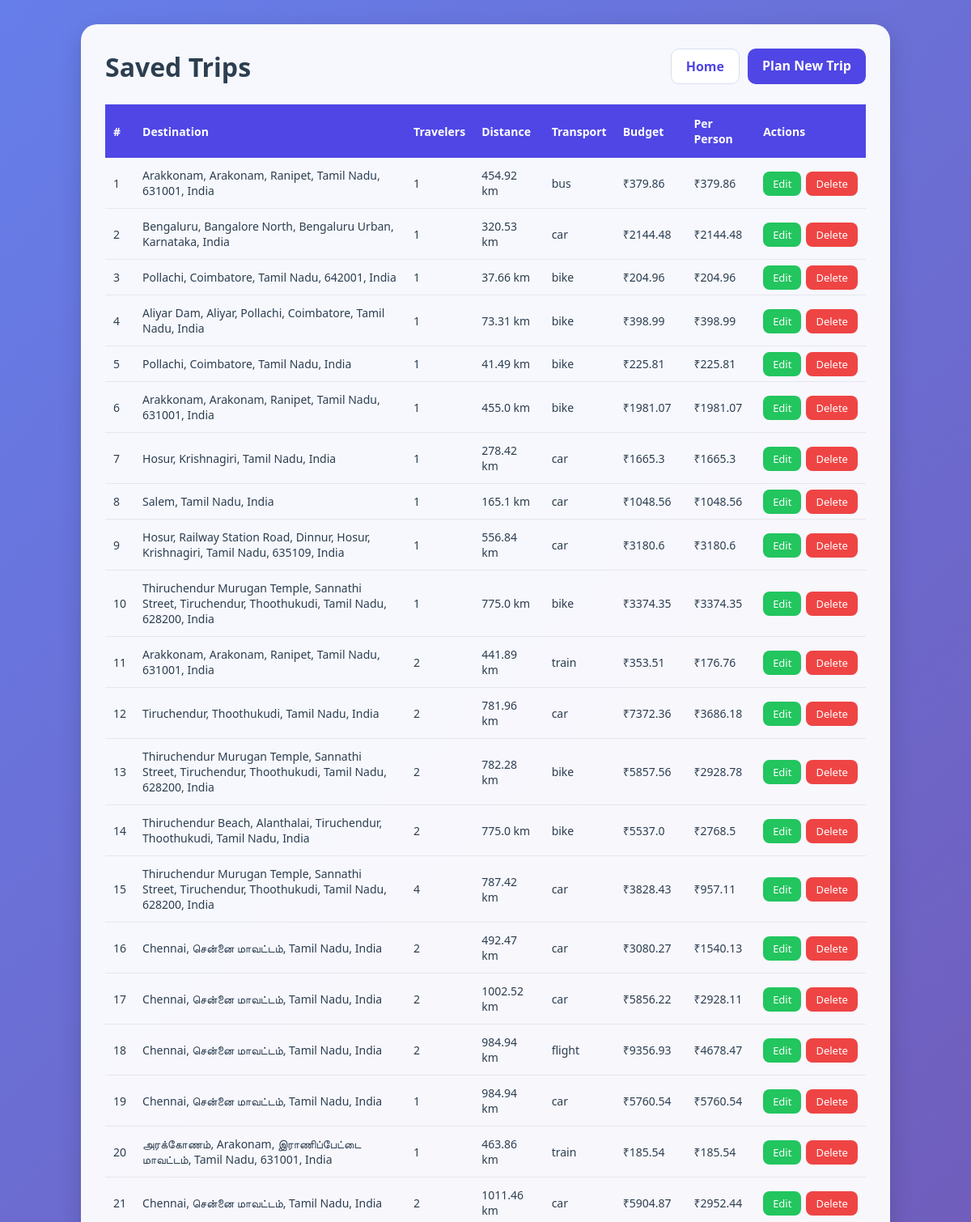
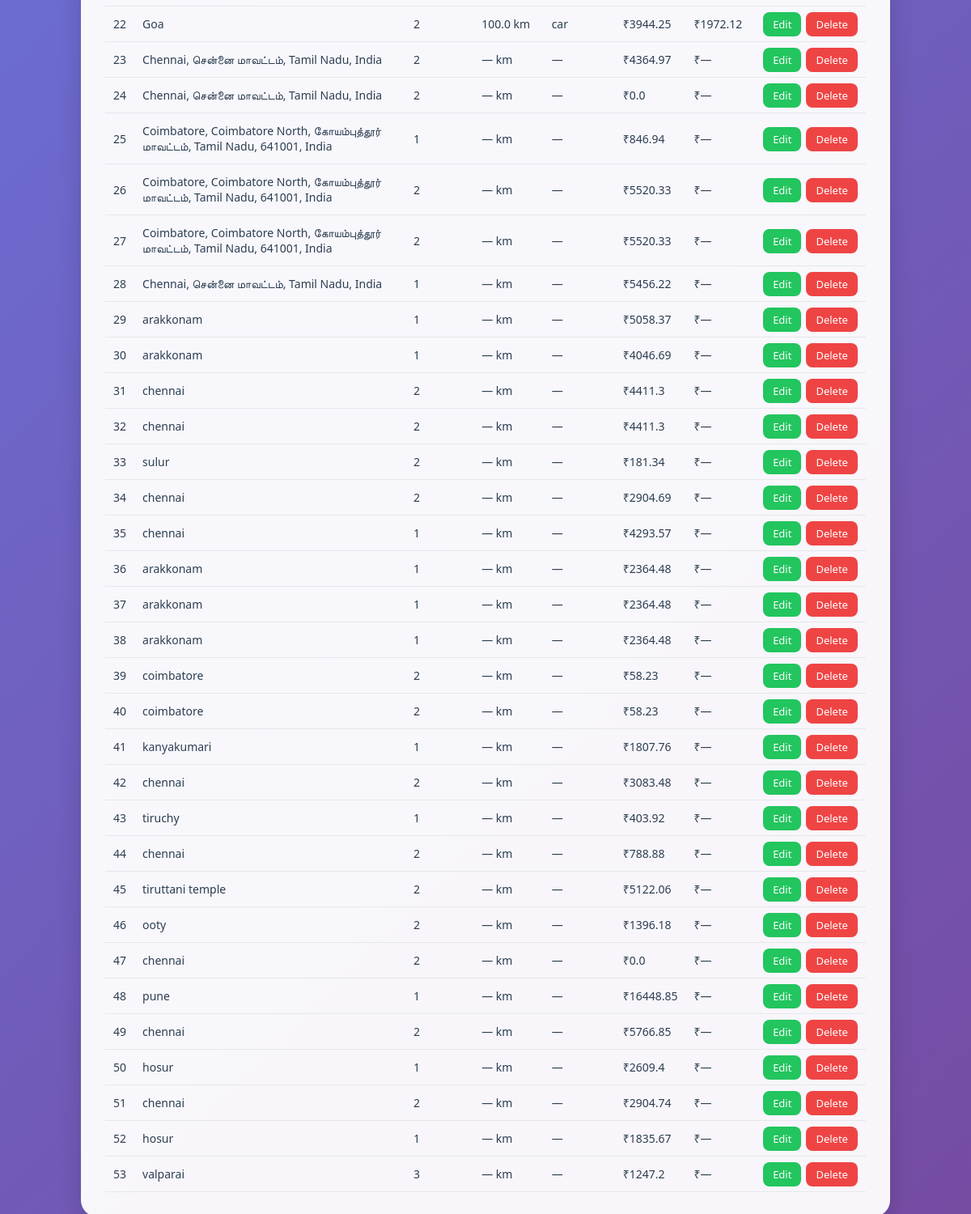
The page /trips on the database as committed earlier (2 pictures, top to bottom).
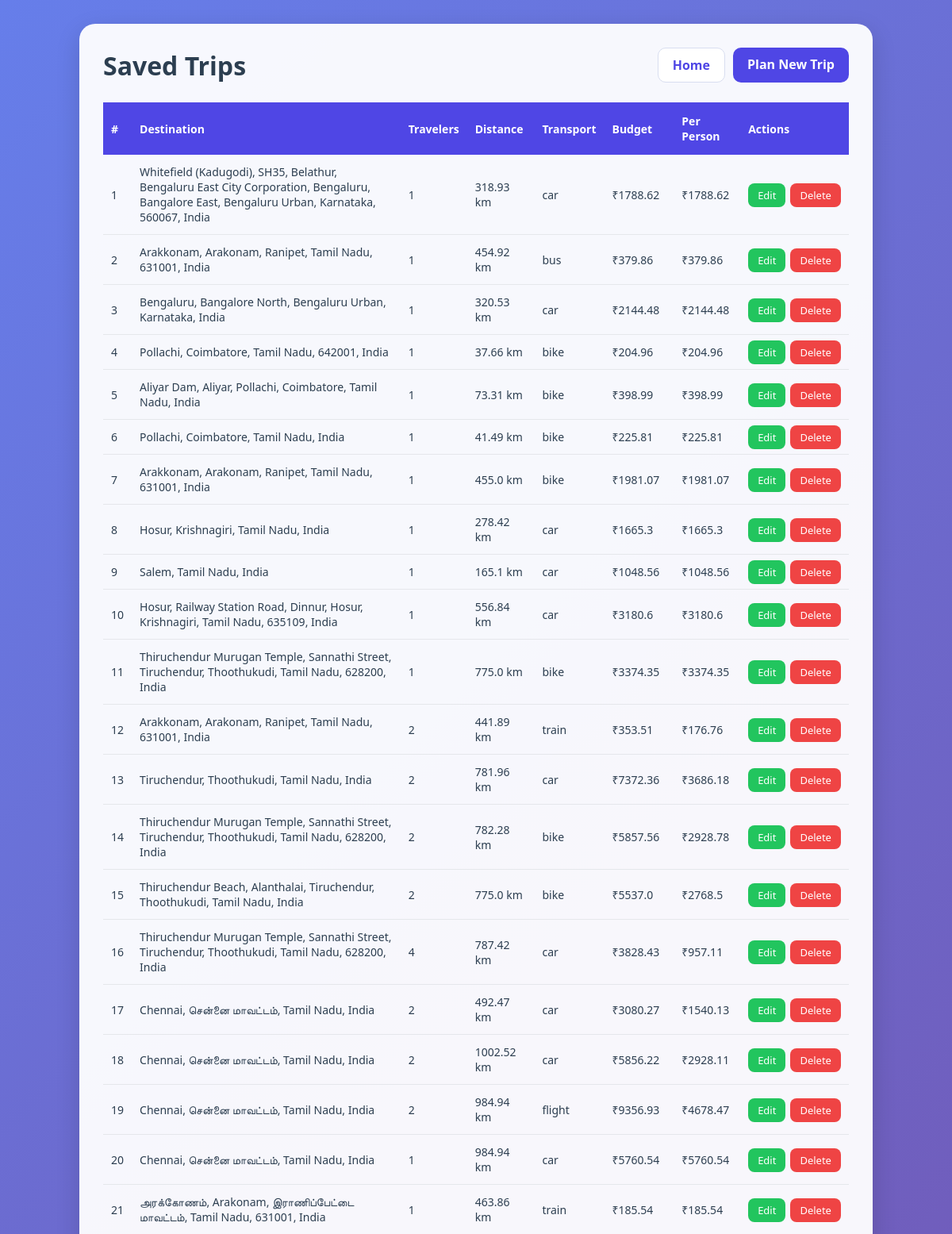
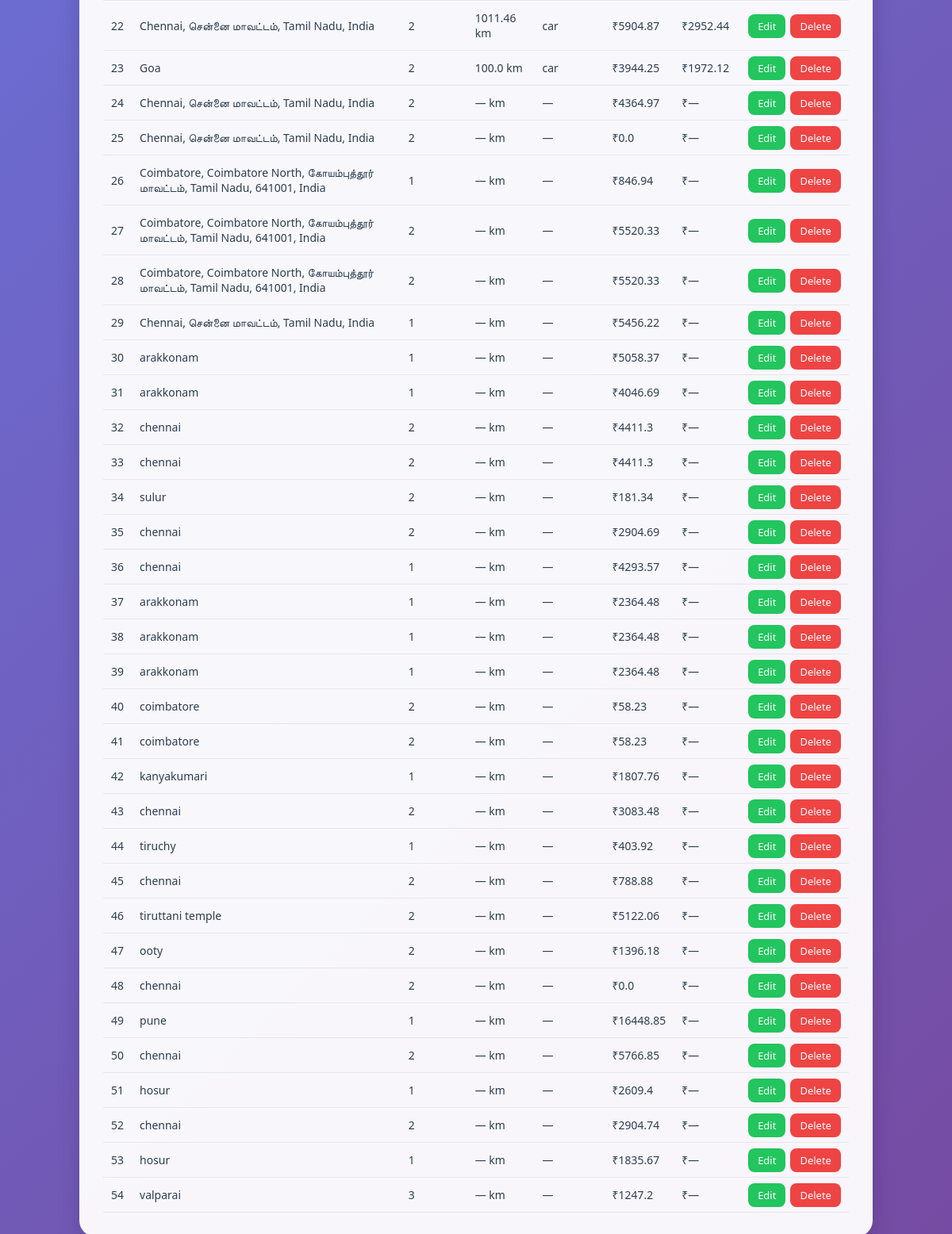
The same page on the database as committed later (2 pictures, top to bottom).
### tables this page shows
CREATE TABLE trips (
            id INTEGER PRIMARY KEY AUTOINCREMENT,
            destination TEXT,
            travelers INTEGER,
            total_distance REAL,
            transport_mode TEXT,
            transport_cost REAL,
            fuel_type TEXT,
            fuel_price REAL,
            fuel_cost REAL,
            food_cost REAL,
            room_cost REAL,
            toll_charges REAL,
            parking_fee REAL,
            vehicle_type TEXT,
            vehicle_rental_cost REAL,
            places_fee_total REAL,
            total_budget REAL,
            cost_per_person REAL
        );

### app.py (the view)
@app.route("/trips")
def trips():
    conn = get_db()
    rows = conn.execute(
        "SELECT * FROM trips ORDER BY id DESC"
    ).fetchall()
    conn.close()
    return render_template("trips.html", trips=rows)

### app.py (called while the page is built)
def get_db():
    conn = sqlite3.connect("travel_budget.db")
    conn.row_factory = sqlite3.Row
    return conn

### templates/trips.html (shortened to what this page needs)
<!DOCTYPE html>
<html lang="en">
<head>
    <link rel="stylesheet" href="{{ url_for('static', filename='style.css') }}">
    <link rel="stylesheet" href="{{ url_for('static', filename='trip.css') }}">
</head>
<body>
<div class="container">
  <div class="top-bar">
    <h1>Saved Trips</h1>
    <div class="trip-nav"><a href="/" class="home-btn">Home</a><a href="/planner" class="back-btn">Plan New Trip</a></div>
  </div>
  {% if trips %}
  <table>
    <thead><tr><th>#</th><th>Destination</th><th>Travelers</th><th>Distance</th><th>Transport</th><th>Budget</th><th>Per Person</th><th>Actions</th></tr></thead>
    <tbody>
    {% for trip in trips %}
      <tr>
        <td data-label="#">{{ loop.index }}</td><td data-label="Destination">{{ trip['destination'] }}</td><td data-label="Travelers">{{ trip['travelers'] }}</td><td data-label="Distance">{{ trip['total_distance'] or '—' }} km</td><td data-label="Transport">{{ trip['transport_mode'] or '—' }}</td><td data-label="Budget">₹{{ trip['total_budget'] }}</td><td data-label="Per Person">₹{{ trip['cost_per_person'] or '—' }}</td>
        <td class="actions" data-label="Actions"><a href="/edit/{{ trip['id'] }}" class="edit-btn">Edit</a><a href="/delete/{{ trip['id'] }}" class="delete-btn" onclick="return confirm('Delete this trip?')">Delete</a></td>
      </tr>
    {% endfor %}
    </tbody>
  </table>
  {% else %}
    <div class="empty">No trips saved yet. <a href="/">Start planning from the home page.</a></div>
  {% endif %}
</div>
</body>
</html>

### static/style.css (style rules this page uses)
* { margin: 0; padding: 0; box-sizing: border-box; }
body { font-family: 'Segoe UI', Tahoma, sans-serif; background: linear-gradient(135deg, #667eea, #764ba2); min-height: 100vh; padding: 30px; color: #2c3e50; }
.container { max-width: 1000px; margin: auto; background: rgba(255, 255, 255, 0.92); padding: 30px; border-radius: 20px; box-shadow: 0 10px 30px rgba(0, 0, 0, 0.15); }
.top-bar { position: relative; display: flex; justify-content: space-between; align-items: center; margin-bottom: 25px; flex-wrap: wrap; gap: 15px; }
h1 { color: #2c3e50; }
.saved-trips-btn, .back-btn { display: inline-block; text-decoration: none; background: #ff6b00; color: white; padding: 10px 18px; border-radius: 10px; font-weight: 600; }
.back-btn { background: #4f46e5; }

### static/trip.css (style rules this page uses)
body { background: linear-gradient(135deg, #667eea, #764ba2); }
.container { background: rgba(255, 255, 255, .95); }
.trip-nav { display: flex; gap: 10px; flex-wrap: wrap; }
.home-btn { display: inline-block; padding: 10px 18px; border-radius: 10px; background: #fff; border: 1px solid #d8def0; color: #4f46e5; text-decoration: none; font-weight: 600; }
table { width: 100%; border-collapse: collapse; margin-top: 20px; }
th { background: #4f46e5; color: #fff; padding: 14px 10px; text-align: left; font-size: 14px; }
td { padding: 12px 10px; border-bottom: 1px solid #e5e7eb; font-size: 14px; }
.actions { white-space: nowrap; }
.edit-btn, .delete-btn { color: #fff; padding: 6px 12px; border-radius: 8px; text-decoration: none; font-size: 13px; }
.edit-btn { background: #22c55e; margin-right: 6px; }
.delete-btn { background: #ef4444; }

Rows that differ between the two databases and show on the page:
added trips: destination "Whitefield (Kadugodi), SH35, Belathur, Bengaluru East City Corporation, Bengaluru, Bangalore East, Bengaluru Urban, Karnataka, 560067, India", travelers "1", total_distance "318.93", transport_mode "car", total_budget "1788.62", cost_per_person "1788.62"
